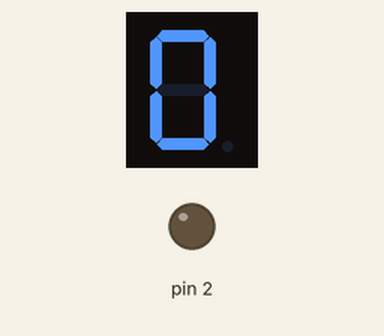
The sketch below on a simulated Arduino Uno, built with avr-gcc and run on an emulated ATmega328P. On the bench: 1-digit seven-segment display, output pins drawn as LEDs (lit = HIGH). Wiring (inferred from the names in the program): 1-digit 7-segment display, segments lit when HIGH: segments pin 9, pin 3, pin 4, pin 5, pin 6, pin 7, pin 8. The segment pins are drawn as the display they are named for; pins used as bus, display or sensor lines are not drawn.

Above: at 1.1 s.
At 4.1 s:
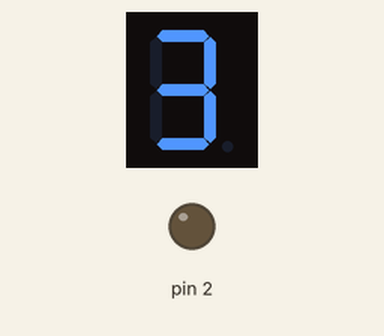
At 8.1 s:
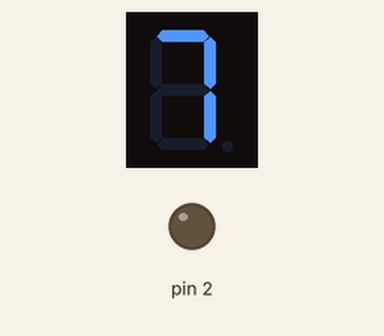
At 16.1 s:
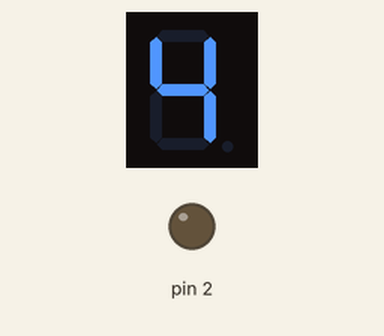
At 24.1 s:
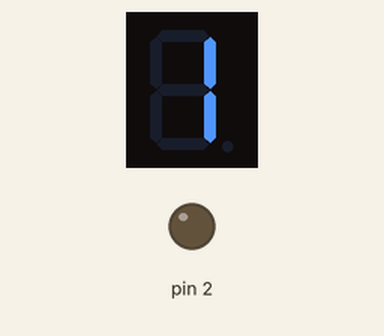
At 31.1 s:
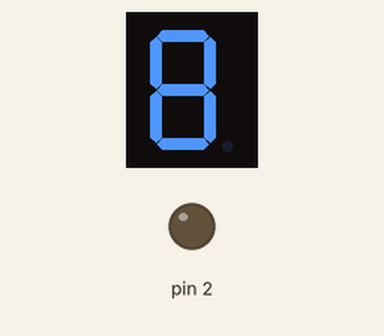

Measured:
- what the display in image 0 shows lasts 1.0 s, from 1.0 s to 2.0 s
- what the display in image 5 shows lasts 4.0 s, from 31.0 s to 35.0 s

The sketch:

4_SevenSegment3.ino
```cpp
int a = 9;
int b = 3;
int c = 4;
int d = 5;
int e = 6;
int f = 7;
int g = 8;
//int dp=4;
//display number 1
void display1(void) {
  digitalWrite(b, HIGH);
  digitalWrite(c, HIGH);
}
//display number2
void display2(void) {
  digitalWrite(a, HIGH);
  digitalWrite(b, HIGH);
  digitalWrite(g, HIGH);
  digitalWrite(e, HIGH);
  digitalWrite(d, HIGH);
}
// display number3
void display3(void) {
  digitalWrite(a, HIGH);
  digitalWrite(b, HIGH);

  digitalWrite(c, HIGH);
  digitalWrite(d, HIGH);
  digitalWrite(g, HIGH);
}
// display number4
void display4(void) {
  digitalWrite(f, HIGH);
  digitalWrite(b, HIGH);
  digitalWrite(g, HIGH);
  digitalWrite(c, HIGH);
}
// display number5
void display5(void) {
  digitalWrite(a, HIGH);
  digitalWrite(f, HIGH);
  digitalWrite(g, HIGH);
  digitalWrite(c, HIGH);
  digitalWrite(d, HIGH);
}
// display number6
void display6(void) {
  digitalWrite(a, HIGH);
  digitalWrite(f, HIGH);
  digitalWrite(g, HIGH);
  digitalWrite(c, HIGH);
  digitalWrite(d, HIGH);
  digitalWrite(e, HIGH);
}
// display number7
void display7(void) {
  digitalWrite(a, HIGH);
  digitalWrite(b, HIGH);
  digitalWrite(c, HIGH);
}
// display number8
void display8(void) {
  digitalWrite(a, HIGH);
  digitalWrite(b, HIGH);
  digitalWrite(g, HIGH);
  digitalWrite(c, HIGH);
  digitalWrite(d, HIGH);
  digitalWrite(e, HIGH);
  digitalWrite(f, HIGH);
}
void clearDisplay(void) {
  digitalWrite(a, LOW);
  digitalWrite(b, LOW);
  digitalWrite(g, LOW);
  digitalWrite(c, LOW);
  digitalWrite(d, LOW);
  digitalWrite(e, LOW);
  digitalWrite(f, LOW);
}
void display9(void) {
  digitalWrite(a, HIGH);
  digitalWrite(b, HIGH);
  digitalWrite(g, HIGH);
  digitalWrite(c, HIGH);
  digitalWrite(d, HIGH);
  digitalWrite(f, HIGH);
}
void display0(void) {
  digitalWrite(a, HIGH);
  digitalWrite(b, HIGH);
  digitalWrite(c, HIGH);
  digitalWrite(d, HIGH);
  digitalWrite(e, HIGH);
  digitalWrite(f, HIGH);
}
void setup() {
  int i;
  for (i = 2; i <= 9; i++)
    pinMode(i, OUTPUT);
}
void loop() {

  delay(1000);
  display0();
  delay(1000);
  clearDisplay();

  display1();
  delay(1000);
  clearDisplay();

  display2();
  delay(1000);
  clearDisplay();

  display3();
  delay(1000);
  clearDisplay();

  display4();
  delay(1000);
  clearDisplay();

  display5();
  delay(1000);
  clearDisplay();

  display6();
  delay(1000);
  clearDisplay();

  display7();
  delay(1000);
  clearDisplay();

  display8();
  delay(2000);
}
```
